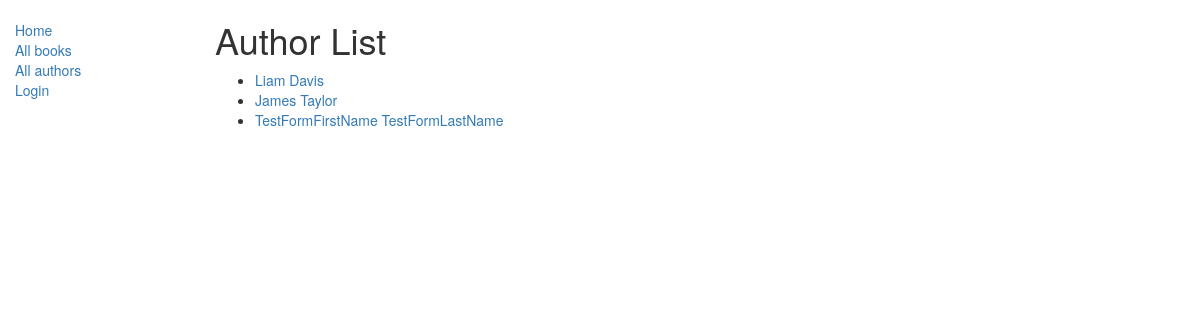
The app's page /catalog/authors/, older data.
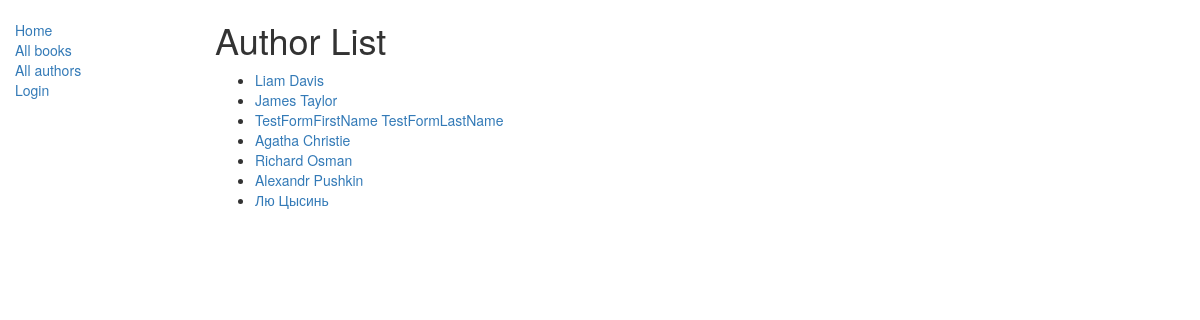
The same page, newer data.
### catalog/models.py (models this page shows, shortened)
class Author(models.Model):
    first_name = models.CharField(max_length=100)
    last_name = models.CharField(max_length=100)
    date_of_birth = models.DateField(null=True, blank=True)
    date_of_death = models.DateField("Died", null=True, blank=True)
    def get_absolute_url(self):
        return reverse("author-detail", args=[str(self.id)])

### catalog/views.py (the view)
# urls.py: path('authors/', views.AuthorListView.as_view(), name='authors'),
class AuthorListView(generic.ListView):
    model = Author
    context_object_name = 'author_list'
    def get_context_data(self, **kwargs):
        context = super(AuthorListView, self).get_context_data(**kwargs)
        context['some_data'] = 'This is just some data'
        return context

### catalog/templates/catalog/author_list.html (shortened to what this page needs)
{% extends "base_generic.html" %}
{% block content %}
<h1>Author List</h1>
    {% if author_list %}
    <ul>
      {% for author in author_list %}
      <li>
        <a href="{{ author.get_absolute_url }}">{{ author.first_name }} {{ author.last_name}}</a>
      </li>
      {% endfor %}
    </ul>
    {% else %}
      <p>В библиотеке книг нет.</p>
    {% endif %}
{% endblock %}

### catalog/templates/base_generic.html (shortened to what this page needs)
<!doctype html>
<html lang="en">
  <head>
    <link
      rel="stylesheet"
      href="https://maxcdn.bootstrapcdn.com/bootstrap/3.3.7/css/bootstrap.min.css" />
    {% load static %}
    <link rel="stylesheet" href="{% static 'css/styles.css' %}" />
  </head>
  <body>
    <div class="container-fluid">
      <div class="row">
        <div class="col-sm-2">
          {% block sidebar %}
            <ul class="sidebar-nav">
              <li><a href="{% url 'index' %}">Home</a></li>
              <li><a href="{% url 'books' %}">All books</a></li>
              <li><a href="{% url 'authors' %}">All authors</a></li>
              {% if user.is_authenticated %}
                <li><a href="{% url 'my-borrowed'%}">My borrowed</a></li>
                {% if perms.catalog.can_mark_returned %}
                <li><a href="{% url 'all-borrowed'%}">All borrowed</a></li>
                {% endif %}
                <li>User: {{ user.get_username }}</li>
                <li>
                    <form action="{% url 'logout'%}?next={{request.path}}" method="post">
                        {% csrf_token %}
                        <input type="submit" value="Logout">
                    </form>
                </li>
              {% else %}
                <li><a href="{% url 'login'%}?next={{request.path}}">Login</a></li>
              {% endif %}
              </ul>
          {% endblock %}
        </div>
        <div class="col-sm-10 ">
            {% block content %}{% endblock %}
        </div>
      </div>
    </div>
  </body>
</html>

### catalog/static/css/styles.css (style rules this page uses)
.sidebar-nav { margin-top: 20px; padding: 0; list-style: none; }

Row changes from the older to the newer data that the page shows:
added Author: first_name "Agatha", last_name "Christie"
added Author: first_name "Richard", last_name "Osman"
added Author: first_name "Alexandr", last_name "Pushkin"
added Author: first_name "Лю", last_name "Цысинь"
